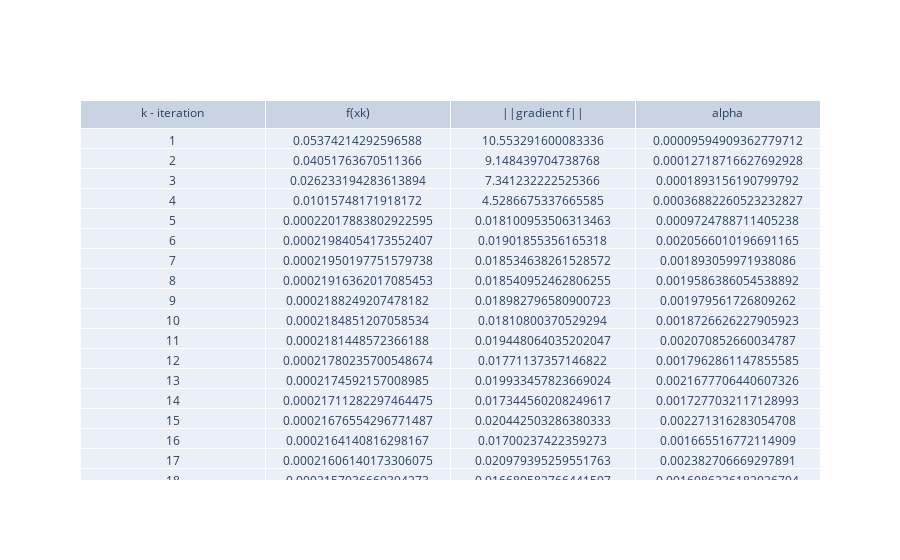

Notebook code for this chart:
### Markdown cell above
# x0 = [1.025, 1.025]

### Code cell
fig = go.Figure(data=[go.Table(header=dict(values=['k - iteration', 'f(xk)', '||gradient f||', 'alpha']),
                 cells=dict(values=[np.arange(1, k+1), f_vec, grad_vec, alpha_vec]))])
fig.show()

### Figure 1 — Plotly figure (JSON) as saved in the notebook; plotly's stock layout.template omitted (floating-point values rounded to 4 significant figures; data arrays with more than 128 entries replaced by an {"elided": "..."} marker saying what was removed)
{"data": [{"cells": {"values": {"elided": "4x2799 float values"}}, "header": {"values": ["k - iteration", "f(xk)", "||gradient f||", "alpha"]}, "type": "table"}], "layout": {}}
